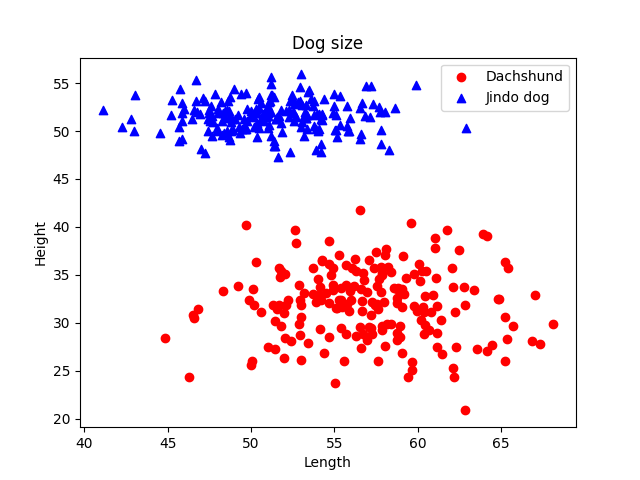

Source code (Python):
import numpy as np

# 닥스훈트의 길이와 높이 데이터
dach_length_tyny = [55, 57, 64, 63, 58, 49, 54, 61]
dach_height_tyny = [30, 31, 36, 30, 33, 25, 37, 34]
# 진돗개의 길이와 높이 데이터
jin_length_tyny = [56, 47, 56, 46, 49, 53, 52, 48]
jin_height_tyny = [52, 52, 50, 53, 50, 53, 49, 54]

dach_length_mean = np.mean(dach_length_tyny)
dach_height_mean = np.mean(dach_height_tyny)
jin_length_mean = np.mean(jin_length_tyny)
jin_height_mean = np.mean(jin_height_tyny)

dach_length_std = np.std(dach_length_tyny)
dach_height_std = np.std(dach_height_tyny)
jin_length_std = np.std(jin_length_tyny)
jin_height_std = np.std(jin_height_tyny)

dach_length=np.random.normal(dach_length_mean,dach_length_std,200)
dach_height=np.random.normal(dach_height_mean,dach_height_std,200)
jin_length=np.random.normal(jin_length_mean,jin_length_std,200)
jin_height=np.random.normal(jin_height_mean,jin_height_std,200)

d_data = np.column_stack((dach_length, dach_height))
d_label = np.zeros(len(d_data))   # 닥스훈트는 0으로 레이블링

j_data = np.column_stack((jin_length, jin_height))
j_label = np.ones(len(j_data))   # 진돗개는 1로 레이블링

#print(d_data)
#print(d_label)
#print(j_data)
#print(j_label)

dogs = np.concatenate((d_data, j_data))
labels = np.concatenate((d_label, j_label))
dog_classes = {0:'닥스훈트', 1:'진돗개'}
#print(dogs)
#print(labels)
from sklearn.model_selection import train_test_split
X_train, X_test, y_train, y_test = train_test_split(dogs, labels, test_size=0.2, random_state=42)

from sklearn.neighbors import KNeighborsClassifier
k=3
knn=KNeighborsClassifier(n_neighbors=k)
knn.fit(X_train, y_train)

# 테스트 데이터로 모델 정확도 평가
score = knn.score(X_test, y_test)
print(f'모델의 정확도: {score:.2f}')

import matplotlib.pyplot as plt

plt.scatter(dach_length, dach_height, c='r', label='Dachshund')
plt.scatter(jin_length, jin_height,c='b',marker='^', label='Jindo dog')

plt.xlabel('Length')
plt.ylabel('Height')
plt.title("Dog size")
plt.legend(loc='upper right')

plt.savefig('quiz3.png')
print("그래프가 'quiz3.png' 파일로 저장되었습니다.")
